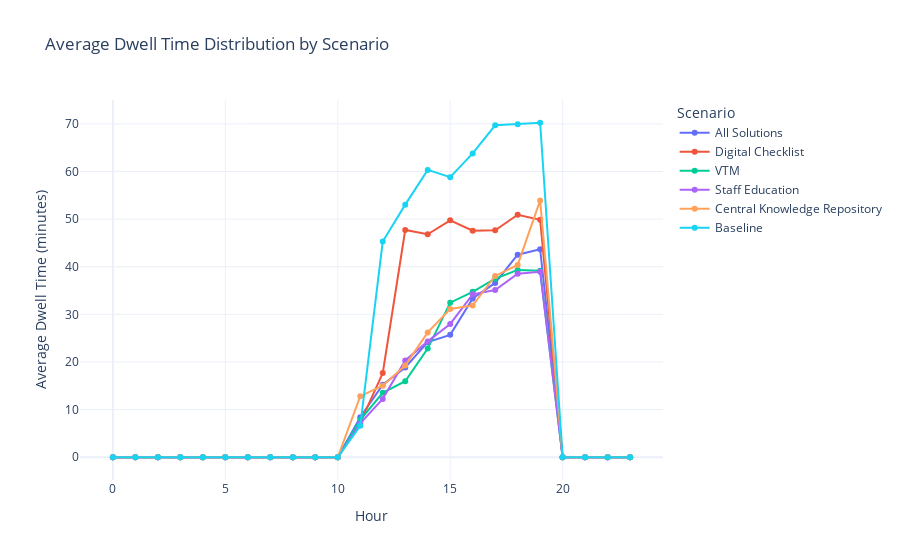

Write notebook code for a chart like this one.
### Code cell
import pandas as pd
import plotly.graph_objects as go

file_paths = [
    'all/SimulationData6.xlsx',
    'error/SimulationData9.xlsx',
    'vtm/SimulationData3.xlsx',
    'education/SimulationData20.xlsx',
    'shared-database/SimulationData7.xlsx',
    'none/SimulationData9.xlsx'
]

scenario_names = [
    'All Solutions',
    'Digital Checklist',
    'VTM',
    'Staff Education',
    'Central Knowledge Repository',
    'Baseline'
]

hourly_dwell_times = []

for file_path, scenario in zip(file_paths, scenario_names):
    xls = pd.ExcelFile(file_path)
    day_data = pd.read_excel(xls, sheet_name='Day 1')
    day_data = day_data.drop(columns=[col for col in day_data.columns if "Unnamed" in col])
    day_data[['LOCAL_ELDERLY', 'LOCAL_ADULT', 'FOREIGNER', 'Average of All Demographics']] = day_data[['LOCAL_ELDERLY', 'LOCAL_ADULT', 'FOREIGNER', 'Average of All Demographics']]/60
    day_data_filtered = day_data[(day_data['Simulation Hour'] >= 0) & (day_data['Simulation Hour'] <= 23)]
    
    # Store hourly dwell times for the current scenario
    hourly_dwell_times.append(day_data_filtered['Average of All Demographics'].tolist())

# Prepare x and y data for plotting
x_data = list(range(24))  # Hours
y_data = [[] for _ in range(len(scenario_names))]  # List of lists to store hourly dwell times for each scenario
for i, scenario in enumerate(scenario_names):
    for hour in range(24):
        y_data[i].append(hourly_dwell_times[i][hour])

# Create the line plot
fig = go.Figure()

for i, scenario in enumerate(scenario_names):
    fig.add_trace(go.Scatter(x=x_data, y=y_data[i], mode='lines+markers', name=scenario))

fig.update_layout(title='Average Dwell Time Distribution by Scenario',
                  xaxis_title='Hour',
                  yaxis_title='Average Dwell Time (minutes)',
                  template='plotly_white',
                  legend_title='Scenario')
fig.show()

### Figure 1 — Plotly figure (JSON) as saved in the notebook; plotly's stock layout.template omitted (floating-point values rounded to 4 significant figures)
{"data": [{"mode": "lines+markers", "name": "All Solutions", "type": "scatter", "x": [0, 1, 2, 3, 4, 5, 6, 7, 8, 9, 10, 11, 12, 13, 14, 15, 16, 17, 18, 19, 20, 21, 22, 23], "y": [0, 0, 0, 0, 0, 0, 0, 0, 0, 0, 0, 8.413, 15.22, 18.84, 24.17, 25.7, 33.33, 36.6, 42.53, 43.69, 0, 0, 0, 0]}, {"mode": "lines+markers", "name": "Digital Checklist", "type": "scatter", "x": [0, 1, 2, 3, 4, 5, 6, 7, 8, 9, 10, 11, 12, 13, 14, 15, 16, 17, 18, 19, 20, 21, 22, 23], "y": [0, 0, 0, 0, 0, 0, 0, 0, 0, 0, 0, 7.282, 17.67, 47.72, 46.82, 49.75, 47.55, 47.66, 50.92, 49.85, 0, 0, 0, 0]}, {"mode": "lines+markers", "name": "VTM", "type": "scatter", "x": [0, 1, 2, 3, 4, 5, 6, 7, 8, 9, 10, 11, 12, 13, 14, 15, 16, 17, 18, 19, 20, 21, 22, 23], "y": [0, 0, 0, 0, 0, 0, 0, 0, 0, 0, 0, 7.837, 13.52, 15.97, 22.81, 32.45, 34.74, 37.49, 39.33, 39.18, 0, 0, 0, 0]}, {"mode": "lines+markers", "name": "Staff Education", "type": "scatter", "x": [0, 1, 2, 3, 4, 5, 6, 7, 8, 9, 10, 11, 12, 13, 14, 15, 16, 17, 18, 19, 20, 21, 22, 23], "y": [0, 0, 0, 0, 0, 0, 0, 0, 0, 0, 0, 7.1, 12.25, 20.32, 24.33, 28.0, 34.21, 35.12, 38.55, 38.94, 0, 0, 0, 0]}, {"mode": "lines+markers", "name": "Central Knowledge Repository", "type": "scatter", "x": [0, 1, 2, 3, 4, 5, 6, 7, 8, 9, 10, 11, 12, 13, 14, 15, 16, 17, 18, 19, 20, 21, 22, 23], "y": [0, 0, 0, 0, 0, 0, 0, 0, 0, 0, 0, 12.82, 15.01, 19.26, 26.21, 31.13, 31.87, 38.06, 40.38, 53.93, 0, 0, 0, 0]}, {"mode": "lines+markers", "name": "Baseline", "type": "scatter", "x": [0, 1, 2, 3, 4, 5, 6, 7, 8, 9, 10, 11, 12, 13, 14, 15, 16, 17, 18, 19, 20, 21, 22, 23], "y": [0, 0, 0, 0, 0, 0, 0, 0, 0, 0, 0, 6.593, 45.28, 53.04, 60.33, 58.8, 63.8, 69.7, 69.91, 70.23, 0, 0, 0, 0]}], "layout": {"legend": {"title": {"text": "Scenario"}}, "title": {"text": "Average Dwell Time Distribution by Scenario"}, "xaxis": {"title": {"text": "Hour"}}, "yaxis": {"title": {"text": "Average Dwell Time (minutes)"}}}}
